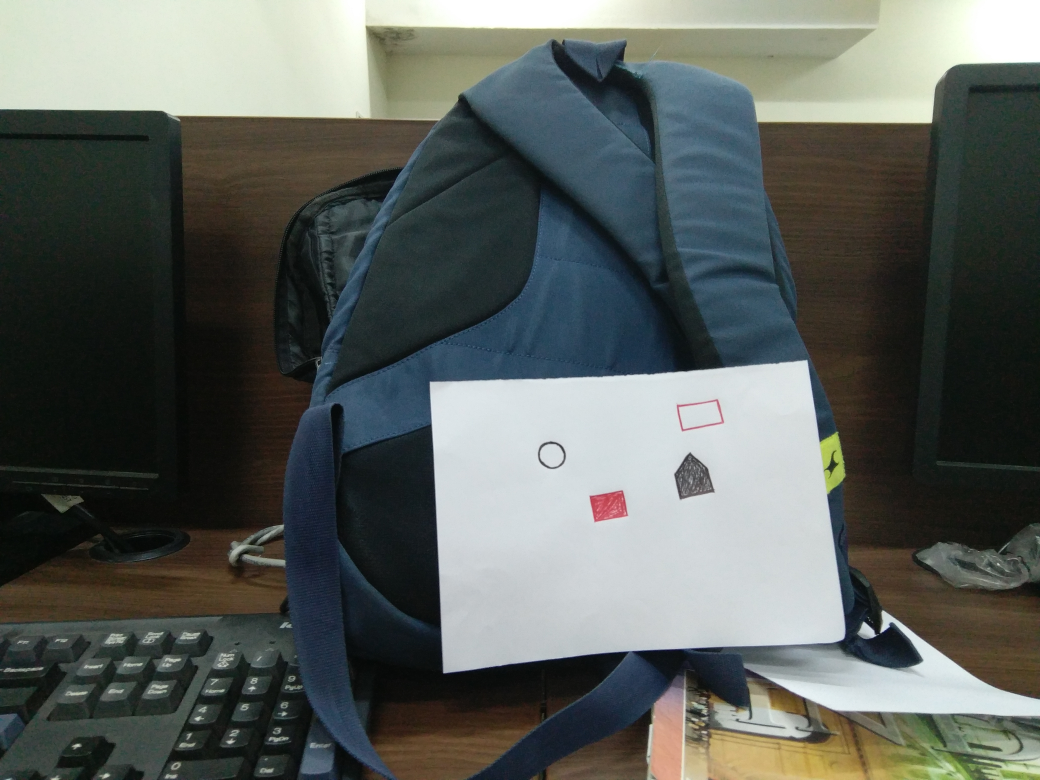
#> input picture image_processing/object_detection/sample tests/shape-detection/testop.jpg, 4160 x 3120 px (shown at 1/4 size)
$ python my_test1.py   (Python 2 division)
#> lines starting #> are read from the running program, lines starting #| are printed output that depends on the picture; after the words box and inside, x2 and y2 are one past the last pixel; in counts of white or black regions, pixels touching at a corner belong together
import numpy as np
import cv2

## Image reading
frame = cv2.imread('testop.jpg')
#> frame is the input picture: shape (3120, 4160, 3); mean B, G, R 91.6, 95.6, 90.4


## Image resizing logic
r = 400.0 / frame.shape[1]
#> r = 0.0962
dim = (400, int(frame.shape[0] * r))
#> dim = (400, 300)
frame = cv2.resize(frame, dim, interpolation = cv2.INTER_AREA)
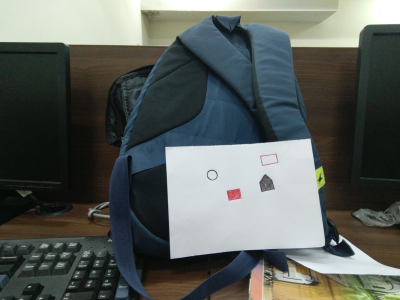
#> frame: shape (300, 400, 3); mean B, G, R 91.6, 95.6, 90.4

# area calculation
height, width, channels = frame.shape
#> height = 300; width = 400; channels = 3
frameArea = height*width
#> frameArea = 120000
minReqArea = frameArea/20
#> minReqArea = 6000
#print height, width ,frameArea
### smoothing the noise

frame=cv2.GaussianBlur(frame, (5,5),0)
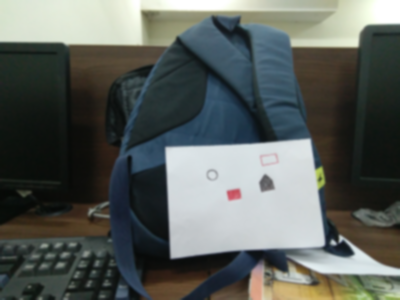
#> frame: shape (300, 400, 3); mean B, G, R 91.6, 95.6, 90.4

# convert the image to grayscale for processing
imgray = cv2.cvtColor(frame,cv2.COLOR_BGR2GRAY)
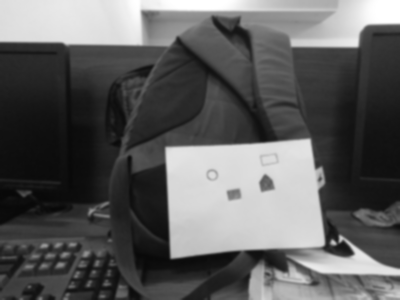
#> imgray: shape (300, 400); min 7, max 255, mean 93.6

ret,thresh = cv2.threshold(imgray,127,255,0)
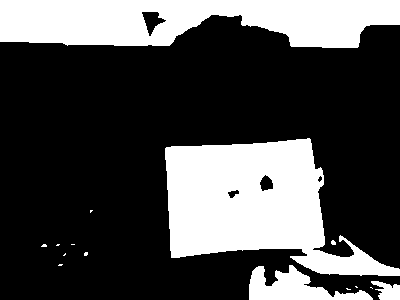
#> thresh: shape (300, 400); 29.5% white; 15 white regions (10 under 20 px)

## finding contours
contours, hierarchy = cv2.findContours(thresh,cv2.RETR_TREE,cv2.CHAIN_APPROX_SIMPLE)
#> contours = 19 contours, 11 with area under 20; largest, box (x1, y1, x2, y2) and area: (165, 138, 400, 276) 17950, (0, 0, 400, 48) 14569, (249, 265, 373, 300) 1972, (141, 11, 167, 37) 316, (371, 281, 400, 300) 305, (259, 174, 274, 192) 164, (227, 189, 240, 199) 65, (317, 175, 323, 183) 21

## drawing contours over original image
#img = cv2.drawContours(img, contours[3], -1, (255,255,0), 3)
min_area = minReqArea
#> min_area = 6000
largest_contour = None

for idx, contour in enumerate(contours):
	area = cv2.contourArea(contour)
	if area > min_area:
		#print area of contour
		#print area
		largest_contour = contour
#> (the run stopped early here; a loop or call above may not have finished)
